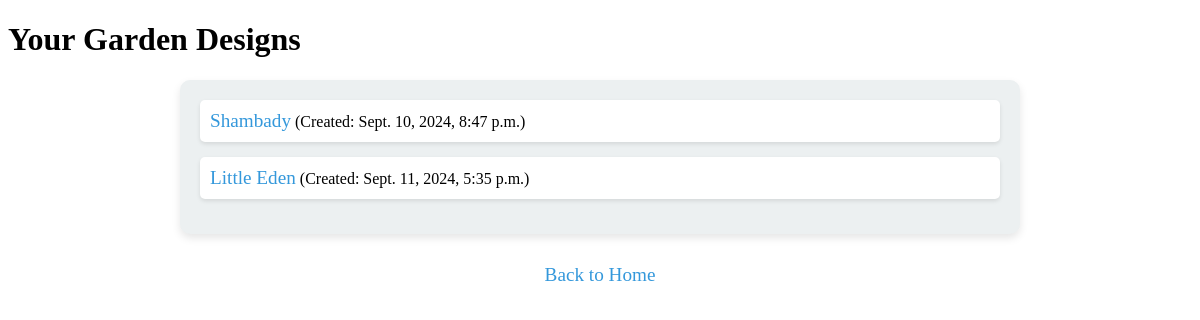
/design/list/, run on an earlier commit of the app's database.
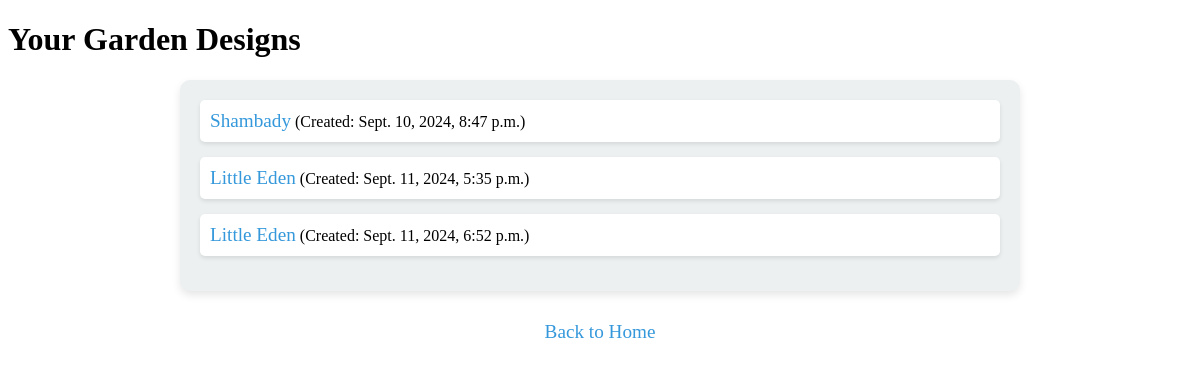
And on a later commit of the database.
### design/models.py (models this page shows, shortened)
class Design(models.Model):
    name = models.CharField(max_length=100) # Name of the design
    description = models.TextField(blank=True)  # Optional description of the design
    layout_data = models.JSONField(default=dict) # Stores the design layout as JSON (e.g., positions of plants)
    created_at = models.DateTimeField(auto_now_add=True) # Timestamp when the design was created

### design/views.py (the view)
# urls.py: path('list/', views.design_list, name='design_list'),  # URL for listing all designs
def design_list(request):
    designs = Design.objects.all()  # Get all designs
    return render(request, 'design/design_list.html', {'designs': designs})

### design/templates/design/design_list.html (shortened to what this page needs)
{% load static %}
<!DOCTYPE html>
<html lang="en">
<head>
    <link rel="stylesheet" href="{% static 'design/css/design_list.css' %}">
</head>
<body>
    <h1>Your Garden Designs</h1>
    <ul class="design-list">
        {% for design in designs %}
            <li>
                <a href="{% url 'design_detail' design.id %}">{{ design.name }}</a>
                (Created: {{ design.created_at }})
            </li>
        {% empty %}
            <p>No designs found. <a href="{% url 'design_create' %}">Create a new design</a>.</p>
        {% endfor %}
    </ul>
    <div class="navigation">
        <a href="{% url 'home' %}" class="nav-link">Back to Home</a>
    </div>
</body>
</html>

What changed in the data, as far as the page shows it:
added Design: name "Little Eden", created_at "Sept. 11, 2024, 6:52 p.m."
